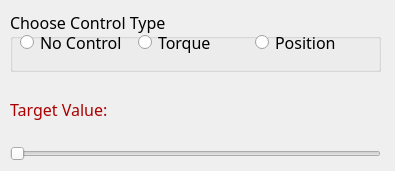
<?xml version="1.0" encoding="UTF-8"?>
<ui version="4.0">
 <class>PlutoTestControlWindow</class>
 <widget class="QMainWindow" name="PlutoTestControlWindow">
  <property name="geometry">
   <rect>
    <x>0</x>
    <y>0</y>
    <width>395</width>
    <height>171</height>
   </rect>
  </property>
  <property name="minimumSize">
   <size>
    <width>395</width>
    <height>171</height>
   </size>
  </property>
  <property name="maximumSize">
   <size>
    <width>395</width>
    <height>171</height>
   </size>
  </property>
  <property name="windowTitle">
   <string>PLUTO Test Window</string>
  </property>
  <widget class="QWidget" name="centralwidget">
   <widget class="QWidget" name="verticalLayoutWidget">
    <property name="geometry">
     <rect>
      <x>10</x>
      <y>10</y>
      <width>371</width>
      <height>151</height>
     </rect>
    </property>
    <layout class="QVBoxLayout" name="verticalLayout">
     <item>
      <widget class="QGroupBox" name="gbControlType">
       <property name="font">
        <font>
         <family>Bahnschrift Light</family>
         <pointsize>12</pointsize>
        </font>
       </property>
       <property name="title">
        <string>Choose Control Type</string>
       </property>
       <widget class="QWidget" name="horizontalLayoutWidget">
        <property name="geometry">
         <rect>
          <x>10</x>
          <y>20</y>
          <width>347</width>
          <height>25</height>
         </rect>
        </property>
        <layout class="QHBoxLayout" name="horizontalLayout">
         <item>
          <widget class="QRadioButton" name="radioNone">
           <property name="text">
            <string>No Control</string>
           </property>
          </widget>
         </item>
         <item>
          <widget class="QRadioButton" name="radioTorque">
           <property name="text">
            <string>Torque</string>
           </property>
          </widget>
         </item>
         <item>
          <widget class="QRadioButton" name="radioPosition">
           <property name="text">
            <string>Position</string>
           </property>
          </widget>
         </item>
        </layout>
       </widget>
      </widget>
     </item>
     <item>
      <widget class="QLabel" name="lblTargetValue">
       <property name="font">
        <font>
         <family>Bahnschrift Light</family>
         <pointsize>12</pointsize>
        </font>
       </property>
       <property name="styleSheet">
        <string notr="true">color: rgb(170, 0, 0);</string>
       </property>
       <property name="text">
        <string>Target Value:</string>
       </property>
      </widget>
     </item>
     <item>
      <widget class="QSlider" name="hSliderTgtValue">
       <property name="maximum">
        <number>1000</number>
       </property>
       <property name="orientation">
        <enum>Qt::Horizontal</enum>
       </property>
      </widget>
     </item>
    </layout>
   </widget>
  </widget>
 </widget>
 <resources/>
 <connections/>
</ui>
